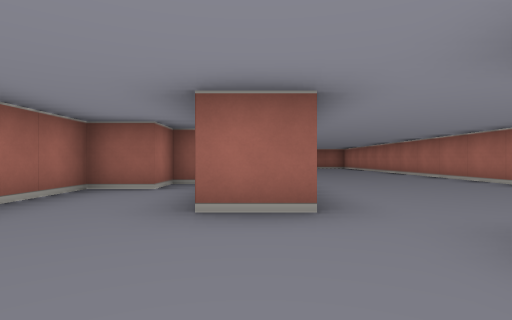
[1] (above)

14 first-person views from a walk through a cub3D level. The camera is about half as high as the walls, looks level and sees 80° across. The floor is counted in squares. Each view is taken from the middle of a square. On the plan, view 1 faces up. The plan holds only what a view shows up to about 9 squares ahead; the rest is blank.

[2]
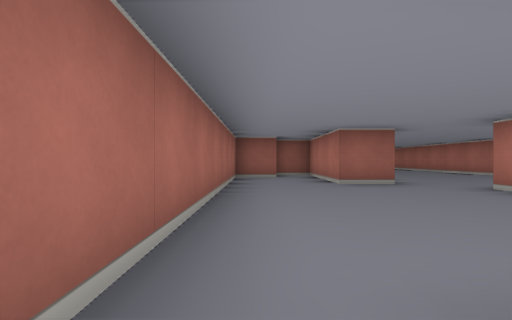

[3]
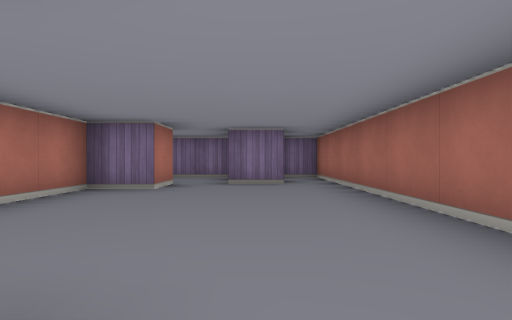

[4]
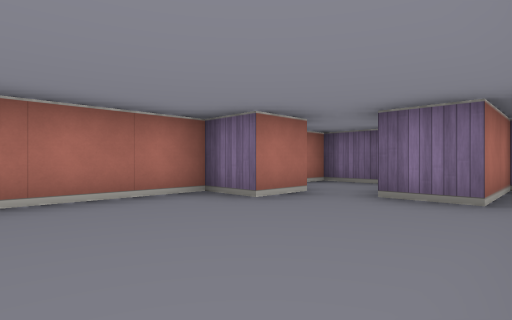

[5]
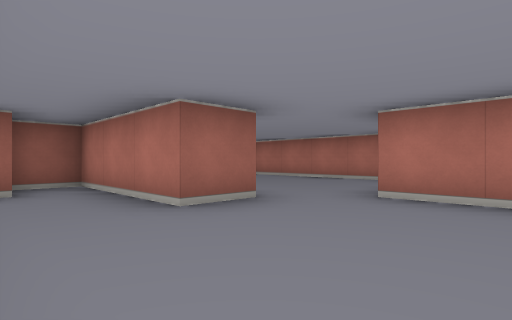

[6]
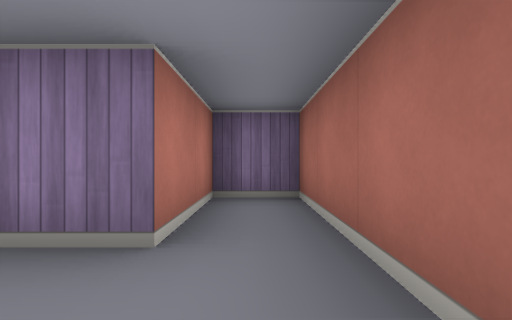

[7]
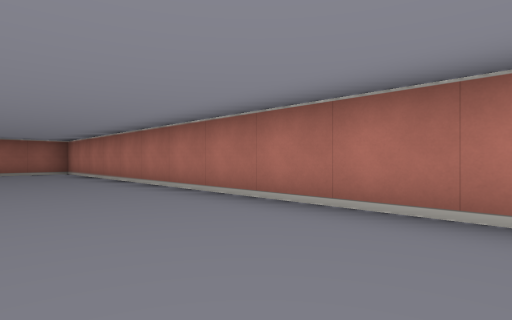

[8]
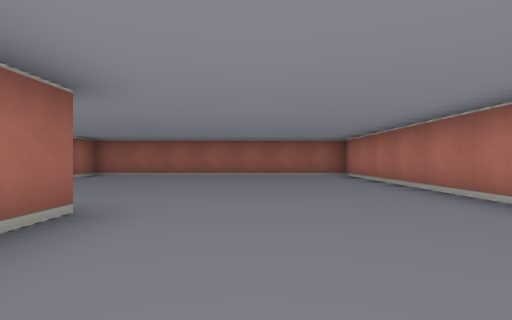

[9]
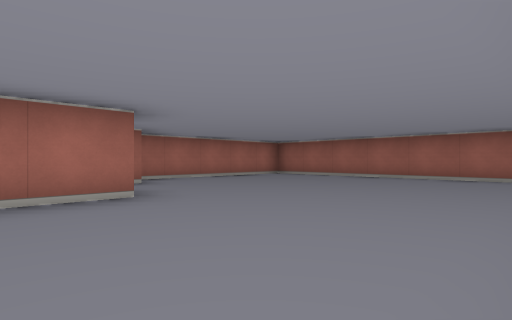

[10]
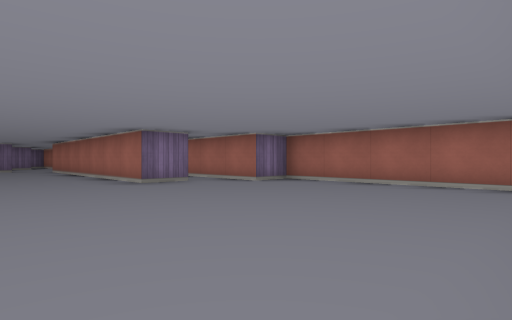

[11]
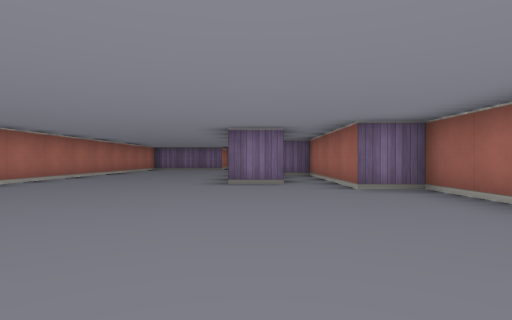

[12]
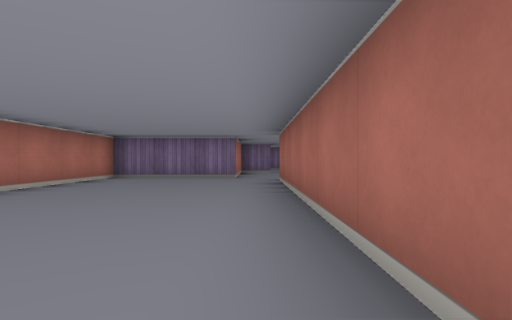

[13]
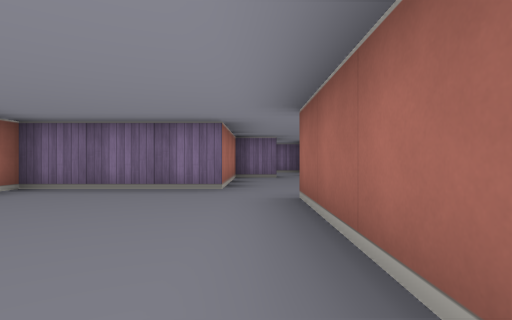

[14]
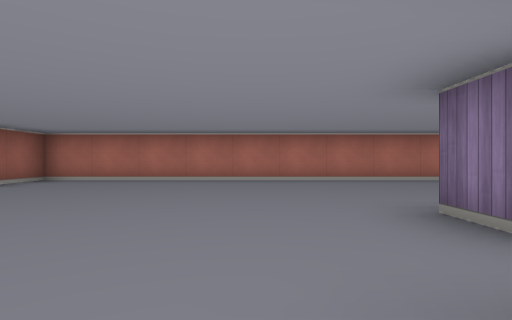

### Floor plan
Points are (right, up) in squares from view 1. A wall is a line through its corners. A room is listed if a view was taken in it or the views show most of it. See-through windows are left out.
Room 1 (views 1, 2, 3, 4, 5, 6)
walls: (-0.5, 2.5) (-0.5, 5.5) (-1.5, 5.5) (-1.5, 4.5) (-2.5, 4.5) (-2.5, -4.5) (-1.5, -4.5) (-1.5, -2.5) (-0.5, -2.5); (0.5, -2.5) (0.5, -1.5) (1.5, -1.5) (1.5, 1.5)
ways out: opening at (0.5, 2) to room 2; opening at (0, -3) to room 3
Room 2 (views 7, 8, 9, 10, 11, 12, 13, 14)
walls: (-0.6, 9.5) (0.5, 9.5) (0.5, 2.5) (-0.5, 2.5); (1.5, 1.5) (4.5, 1.5) (4.5, 15.5) (-2.5, 15.5) (-2.5, 10.5) (-1.5, 10.5) (-1.5, 6.5) (-0.8, 6.5)
ways out: opening at (0.5, 2) to room 1
Room 3 (no view inside)
walls: (-0.4, -4.5) (1.5, -4.5) (1.5, -3.9)
ways out: opening at (0, -3) to room 1

Positions as (right, up) in squares from view 1, and headings:
1: (0, 0), facing up
2: (-2, -3), facing up
3: (-1, 3), facing down
4: (-2, 1), facing down-right
5: (-2, 0), facing up-right
6: (-2, -1), facing down
7: (2, 5), facing up-right
8: (2, 7), facing up
9: (4, 8), facing up-left
10: (3, 15), facing down-left
11: (0, 15), facing down
12: (1, 9), facing down
13: (1, 6), facing down
14: (-2, 11), facing right
